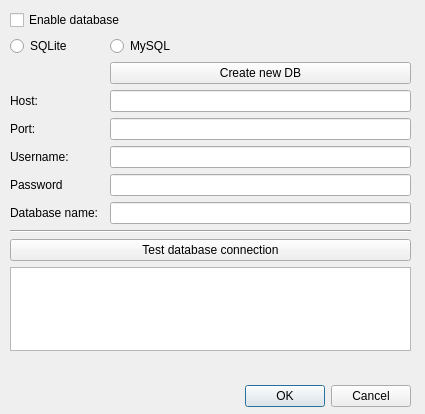
<?xml version="1.0" encoding="UTF-8"?>
<ui version="4.0">
 <class>ConfigureDBDialog</class>
 <widget class="QDialog" name="ConfigureDBDialog">
  <property name="geometry">
   <rect>
    <x>0</x>
    <y>0</y>
    <width>425</width>
    <height>414</height>
   </rect>
  </property>
  <property name="windowTitle">
   <string>Configure Database</string>
  </property>
  <widget class="QDialogButtonBox" name="buttonBox">
   <property name="geometry">
    <rect>
     <x>10</x>
     <y>380</y>
     <width>401</width>
     <height>32</height>
    </rect>
   </property>
   <property name="orientation">
    <enum>Qt::Orientation::Horizontal</enum>
   </property>
   <property name="standardButtons">
    <set>QDialogButtonBox::StandardButton::Cancel|QDialogButtonBox::StandardButton::Ok</set>
   </property>
  </widget>
  <widget class="QLabel" name="label_error">
   <property name="geometry">
    <rect>
     <x>8</x>
     <y>360</y>
     <width>401</width>
     <height>20</height>
    </rect>
   </property>
   <property name="text">
    <string/>
   </property>
  </widget>
  <widget class="QWidget" name="gridLayoutWidget_2">
   <property name="geometry">
    <rect>
     <x>10</x>
     <y>10</y>
     <width>401</width>
     <height>341</height>
    </rect>
   </property>
   <layout class="QGridLayout" name="gridLayout_mysql">
    <item row="7" column="2">
     <widget class="QLineEdit" name="lineEdit_db_username"/>
    </item>
    <item row="13" column="0" colspan="3">
     <widget class="QPushButton" name="pushButton_test_db">
      <property name="text">
       <string>Test database connection</string>
      </property>
     </widget>
    </item>
    <item row="3" column="2">
     <widget class="QPushButton" name="pushButton_create_db">
      <property name="text">
       <string>Create new DB</string>
      </property>
     </widget>
    </item>
    <item row="9" column="0">
     <widget class="QLabel" name="label">
      <property name="text">
       <string>Database name:</string>
      </property>
     </widget>
    </item>
    <item row="0" column="0" colspan="3">
     <widget class="QCheckBox" name="checkBox">
      <property name="text">
       <string>Enable database</string>
      </property>
     </widget>
    </item>
    <item row="5" column="0">
     <widget class="QLabel" name="label_2">
      <property name="text">
       <string>Host:</string>
      </property>
     </widget>
    </item>
    <item row="7" column="0">
     <widget class="QLabel" name="label_3">
      <property name="text">
       <string>Username:</string>
      </property>
     </widget>
    </item>
    <item row="2" column="2">
     <widget class="QRadioButton" name="radioButton_MySQL">
      <property name="text">
       <string>MySQL</string>
      </property>
      <attribute name="buttonGroup">
       <string notr="true">buttonGroup</string>
      </attribute>
     </widget>
    </item>
    <item row="5" column="2">
     <widget class="QLineEdit" name="lineEdit_db_host"/>
    </item>
    <item row="14" column="0" colspan="3">
     <widget class="QPlainTextEdit" name="plainTextEdit_db_test"/>
    </item>
    <item row="8" column="2">
     <widget class="QLineEdit" name="lineEdit_db_password">
      <property name="echoMode">
       <enum>QLineEdit::EchoMode::Password</enum>
      </property>
     </widget>
    </item>
    <item row="9" column="2">
     <widget class="QLineEdit" name="lineEdit_db_name"/>
    </item>
    <item row="8" column="0">
     <widget class="QLabel" name="label_4">
      <property name="text">
       <string>Password</string>
      </property>
     </widget>
    </item>
    <item row="2" column="0">
     <widget class="QRadioButton" name="radioButton_SQLite">
      <property name="text">
       <string>SQLite</string>
      </property>
      <attribute name="buttonGroup">
       <string notr="true">buttonGroup</string>
      </attribute>
     </widget>
    </item>
    <item row="12" column="0" colspan="3">
     <widget class="Line" name="line">
      <property name="orientation">
       <enum>Qt::Orientation::Horizontal</enum>
      </property>
     </widget>
    </item>
    <item row="6" column="0">
     <widget class="QLabel" name="label_5">
      <property name="text">
       <string>Port:</string>
      </property>
     </widget>
    </item>
    <item row="6" column="2">
     <widget class="QLineEdit" name="lineEdit_db_port"/>
    </item>
   </layout>
  </widget>
 </widget>
 <tabstops>
  <tabstop>checkBox</tabstop>
  <tabstop>radioButton_SQLite</tabstop>
  <tabstop>radioButton_MySQL</tabstop>
  <tabstop>pushButton_create_db</tabstop>
  <tabstop>lineEdit_db_host</tabstop>
  <tabstop>lineEdit_db_username</tabstop>
  <tabstop>lineEdit_db_password</tabstop>
  <tabstop>lineEdit_db_name</tabstop>
  <tabstop>pushButton_test_db</tabstop>
  <tabstop>plainTextEdit_db_test</tabstop>
 </tabstops>
 <resources/>
 <connections>
  <connection>
   <sender>buttonBox</sender>
   <signal>accepted()</signal>
   <receiver>ConfigureDBDialog</receiver>
   <slot>accept()</slot>
   <hints>
    <hint type="sourcelabel">
     <x>248</x>
     <y>254</y>
    </hint>
    <hint type="destinationlabel">
     <x>157</x>
     <y>274</y>
    </hint>
   </hints>
  </connection>
  <connection>
   <sender>buttonBox</sender>
   <signal>rejected()</signal>
   <receiver>ConfigureDBDialog</receiver>
   <slot>reject()</slot>
   <hints>
    <hint type="sourcelabel">
     <x>316</x>
     <y>260</y>
    </hint>
    <hint type="destinationlabel">
     <x>286</x>
     <y>274</y>
    </hint>
   </hints>
  </connection>
 </connections>
 <buttongroups>
  <buttongroup name="buttonGroup"/>
 </buttongroups>
</ui>
